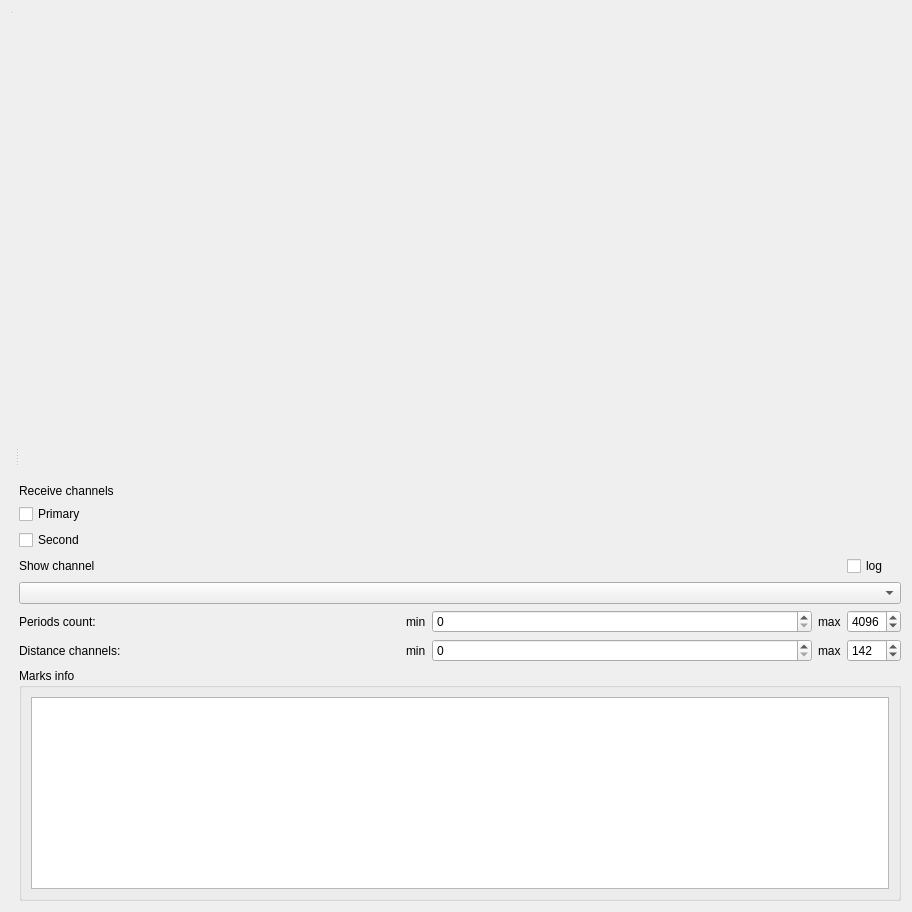
<?xml version="1.0" encoding="UTF-8"?>
<ui version="4.0">
 <class>SurokPreprocessing</class>
 <widget class="QWidget" name="SurokPreprocessing">
  <property name="geometry">
   <rect>
    <x>0</x>
    <y>0</y>
    <width>912</width>
    <height>912</height>
   </rect>
  </property>
  <property name="windowTitle">
   <string notr="true">Form</string>
  </property>
  <layout class="QHBoxLayout" name="horizontalLayout">
   <item>
    <widget class="QSplitter" name="splitter_2">
     <property name="sizePolicy">
      <sizepolicy hsizetype="Minimum" vsizetype="Minimum">
       <horstretch>0</horstretch>
       <verstretch>0</verstretch>
      </sizepolicy>
     </property>
     <property name="orientation">
      <enum>Qt::Horizontal</enum>
     </property>
     <widget class="QSplitter" name="splitter_3">
      <property name="orientation">
       <enum>Qt::Vertical</enum>
      </property>
      <widget class="QWidget" name="plot3D" native="true">
       <layout class="QHBoxLayout" name="horizontalLayout_11">
        <property name="spacing">
         <number>0</number>
        </property>
        <property name="leftMargin">
         <number>0</number>
        </property>
        <property name="topMargin">
         <number>0</number>
        </property>
        <property name="rightMargin">
         <number>0</number>
        </property>
        <property name="bottomMargin">
         <number>0</number>
        </property>
       </layout>
      </widget>
      <widget class="QwtPlot" name="qwtPlot_bottom"/>
     </widget>
     <widget class="QWidget" name="layoutWidget">
      <layout class="QVBoxLayout" name="verticalLayout" stretch="1,0">
       <item>
        <widget class="QwtPlot" name="qwtPlot_top">
         <property name="sizePolicy">
          <sizepolicy hsizetype="MinimumExpanding" vsizetype="MinimumExpanding">
           <horstretch>0</horstretch>
           <verstretch>0</verstretch>
          </sizepolicy>
         </property>
        </widget>
       </item>
       <item>
        <layout class="QGridLayout" name="gridLayout_3">
         <item row="5" column="1">
          <widget class="QLabel" name="label_6">
           <property name="sizePolicy">
            <sizepolicy hsizetype="Maximum" vsizetype="Preferred">
             <horstretch>0</horstretch>
             <verstretch>0</verstretch>
            </sizepolicy>
           </property>
           <property name="text">
            <string>min</string>
           </property>
          </widget>
         </item>
         <item row="1" column="0" colspan="5">
          <layout class="QGridLayout" name="gridLayout_2">
           <item row="0" column="0">
            <widget class="QCheckBox" name="receivePrimary">
             <property name="text">
              <string>Primary</string>
             </property>
             <property name="checked">
              <bool>false</bool>
             </property>
            </widget>
           </item>
           <item row="1" column="0">
            <widget class="QCheckBox" name="receiveSecondary">
             <property name="text">
              <string>Second</string>
             </property>
             <property name="checked">
              <bool>false</bool>
             </property>
            </widget>
           </item>
           <item row="0" column="1">
            <layout class="QVBoxLayout" name="layoutPrimary"/>
           </item>
           <item row="1" column="1">
            <layout class="QVBoxLayout" name="layoutSecondary"/>
           </item>
          </layout>
         </item>
         <item row="5" column="3">
          <widget class="QLabel" name="label_8">
           <property name="sizePolicy">
            <sizepolicy hsizetype="Maximum" vsizetype="Preferred">
             <horstretch>0</horstretch>
             <verstretch>0</verstretch>
            </sizepolicy>
           </property>
           <property name="text">
            <string>max</string>
           </property>
          </widget>
         </item>
         <item row="2" column="0">
          <widget class="QLabel" name="label_2">
           <property name="text">
            <string>Show channel</string>
           </property>
          </widget>
         </item>
         <item row="4" column="0">
          <widget class="QLabel" name="label_3">
           <property name="text">
            <string>Periods count:</string>
           </property>
          </widget>
         </item>
         <item row="2" column="1" colspan="3">
          <spacer name="horizontalSpacer">
           <property name="orientation">
            <enum>Qt::Horizontal</enum>
           </property>
           <property name="sizeHint" stdset="0">
            <size>
             <width>40</width>
             <height>20</height>
            </size>
           </property>
          </spacer>
         </item>
         <item row="5" column="0">
          <widget class="QLabel" name="label_4">
           <property name="text">
            <string>Distance channels:</string>
           </property>
          </widget>
         </item>
         <item row="5" column="2">
          <widget class="QSpinBox" name="spinBox_2">
           <property name="maximum">
            <number>9999</number>
           </property>
          </widget>
         </item>
         <item row="4" column="3">
          <widget class="QLabel" name="label_7">
           <property name="sizePolicy">
            <sizepolicy hsizetype="Maximum" vsizetype="Preferred">
             <horstretch>0</horstretch>
             <verstretch>0</verstretch>
            </sizepolicy>
           </property>
           <property name="text">
            <string>max</string>
           </property>
          </widget>
         </item>
         <item row="0" column="0" colspan="4">
          <widget class="QLabel" name="label">
           <property name="text">
            <string>Receive channels</string>
           </property>
          </widget>
         </item>
         <item row="4" column="2">
          <widget class="QSpinBox" name="spinBox">
           <property name="maximum">
            <number>9999</number>
           </property>
          </widget>
         </item>
         <item row="3" column="0" colspan="5">
          <widget class="QComboBox" name="showChannel"/>
         </item>
         <item row="6" column="0" colspan="5">
          <widget class="QGroupBox" name="groupBox">
           <property name="sizePolicy">
            <sizepolicy hsizetype="Expanding" vsizetype="Expanding">
             <horstretch>0</horstretch>
             <verstretch>0</verstretch>
            </sizepolicy>
           </property>
           <property name="title">
            <string>Marks info</string>
           </property>
           <layout class="QHBoxLayout" name="horizontalLayout_2">
            <item>
             <widget class="QTableView" name="infoMarksTable">
              <property name="sizePolicy">
               <sizepolicy hsizetype="Expanding" vsizetype="Expanding">
                <horstretch>0</horstretch>
                <verstretch>0</verstretch>
               </sizepolicy>
              </property>
             </widget>
            </item>
           </layout>
          </widget>
         </item>
         <item row="4" column="1">
          <widget class="QLabel" name="label_5">
           <property name="sizePolicy">
            <sizepolicy hsizetype="Maximum" vsizetype="Preferred">
             <horstretch>0</horstretch>
             <verstretch>0</verstretch>
            </sizepolicy>
           </property>
           <property name="text">
            <string>min</string>
           </property>
          </widget>
         </item>
         <item row="4" column="4">
          <widget class="QSpinBox" name="spinBox_3">
           <property name="maximum">
            <number>9999</number>
           </property>
           <property name="singleStep">
            <number>0</number>
           </property>
           <property name="value">
            <number>4096</number>
           </property>
          </widget>
         </item>
         <item row="5" column="4">
          <widget class="QSpinBox" name="spinBox_4">
           <property name="maximum">
            <number>9999</number>
           </property>
           <property name="value">
            <number>142</number>
           </property>
          </widget>
         </item>
         <item row="2" column="4">
          <widget class="QCheckBox" name="linORlogViewCB">
           <property name="sizePolicy">
            <sizepolicy hsizetype="Maximum" vsizetype="Fixed">
             <horstretch>0</horstretch>
             <verstretch>0</verstretch>
            </sizepolicy>
           </property>
           <property name="text">
            <string notr="true">log</string>
           </property>
          </widget>
         </item>
        </layout>
       </item>
      </layout>
     </widget>
    </widget>
   </item>
  </layout>
 </widget>
 <customwidgets>
  <customwidget>
   <class>QwtPlot</class>
   <extends>QFrame</extends>
   <header>qwt_plot.h</header>
  </customwidget>
 </customwidgets>
 <resources/>
 <connections/>
</ui>
